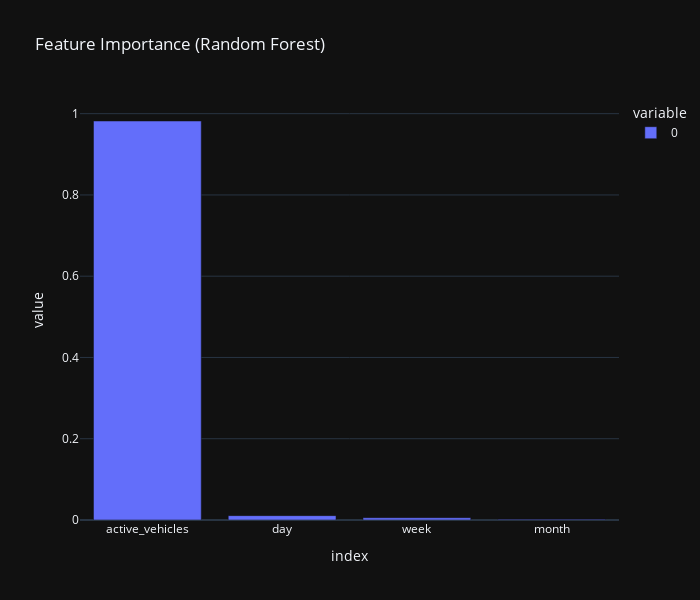

The notebook cell this image was saved under:
### Code cell
# Feature importance
importances = pd.Series(rf.feature_importances_, index=features).sort_values(ascending=False)
fig_imp = px.bar(importances, title='Feature Importance (Random Forest)',template='plotly_dark',
                   width=700, height=600)
fig_imp.show()

### Figure 1 — Plotly figure (JSON) as saved in the notebook; plotly's stock layout.template omitted (floating-point values rounded to 4 significant figures)
{"data": [{"alignmentgroup": "True", "hovertemplate": "variable=0<br>index=%{x}<br>value=%{y}<extra></extra>", "legendgroup": "0", "marker": {"color": "#636efa", "pattern": {"shape": ""}}, "name": "0", "offsetgroup": "0", "orientation": "v", "showlegend": true, "textposition": "auto", "type": "bar", "x": ["active_vehicles", "day", "week", "month"], "xaxis": "x", "y": [0.982, 0.01072, 0.005642, 0.001674], "yaxis": "y"}], "layout": {"barmode": "relative", "height": 600, "legend": {"title": {"text": "variable"}, "tracegroupgap": 0}, "title": {"text": "Feature Importance (Random Forest)"}, "width": 700, "xaxis": {"anchor": "y", "autorange": true, "domain": [0, 1], "range": [-0.5, 3.5], "title": {"text": "index"}, "type": "category"}, "yaxis": {"anchor": "x", "autorange": true, "domain": [0, 1], "range": [0, 1.034], "title": {"text": "value"}, "type": "linear"}}}
